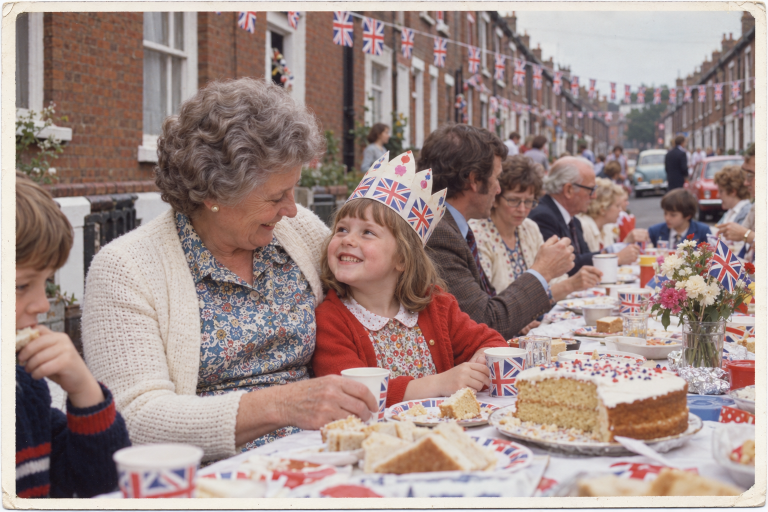
#> input picture demo/silver-jubilee/front.png, 1536 x 1024 px (shown at 1/2 size); its folder holds 2 pictures in this run
$ python render-demo.py
#> lines starting #> are read from the running program, lines starting #| are printed output that depends on the picture
#!/usr/bin/env python3
"""Render an image-only README demo using Photo Flip's geometry and timing.
Requires Pillow and NumPy. This is a rendered demonstration, not a screen capture.
"""
from pathlib import Path
import math
import numpy as np
from PIL import Image

ROOT = Path(__file__).resolve().parent.parent
DEMO = ROOT / 'demo' / 'silver-jubilee'
W, H = 768, 512
CW, CH = W / 1.6, H / 1.6  # FlipGeometry.canvasScale
DISTANCE = max(800, CW * 1.5)
BACKGROUND = (245, 245, 247)
photos = [Image.open(DEMO / name).convert('RGB') for name in ('front.png', 'back.png')]
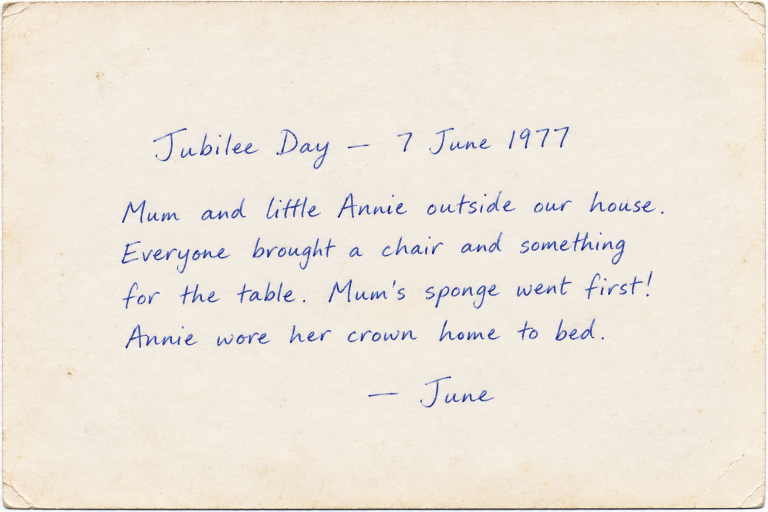
#> input picture demo/silver-jubilee/back.png, 1536 x 1024 px (shown at 1/2 size)
#> photos = 2 items


def ease_in(t):
    # Core Animation's easeIn cubic Bezier: (0.42, 0), (1, 1).
    lo, hi = 0., 1.
    for _ in range(35):
        u = (lo + hi) / 2
        x = 3 * (1-u)**2 * u * .42 + 3 * (1-u) * u*u + u**3
        if x < t:
            lo = u
        else:
            hi = u
    u = (lo + hi) / 2
    return 3 * (1-u) * u*u + u**3


def frame(photo, angle):
#> called with angle = 0
    target = []
    for x, y in [(-CW/2, -CH/2), (CW/2, -CH/2), (CW/2, CH/2), (-CW/2, CH/2)]:
        z = -x * math.sin(angle)
        denominator = 1 - z / DISTANCE
        target.append((W/2 + x * math.cos(angle) / denominator, H/2 + y / denominator))
    source = [(0, 0), (photo.width, 0), (photo.width, photo.height), (0, photo.height)]
    matrix, values = [], []
    for (x, y), (u, v) in zip(target, source):
        matrix.extend([[x,y,1,0,0,0,-u*x,-u*y], [0,0,0,x,y,1,-v*x,-v*y]])
        values.extend([u, v])
#> after the loop, values = [0, 0, 1536, 0, 1536, 1024, 0, 1024]
    coeff = np.linalg.solve(np.array(matrix), np.array(values))
    return photo.transform((W,H), Image.Transform.PERSPECTIVE, coeff,
                           Image.Resampling.BICUBIC, fillcolor=BACKGROUND)
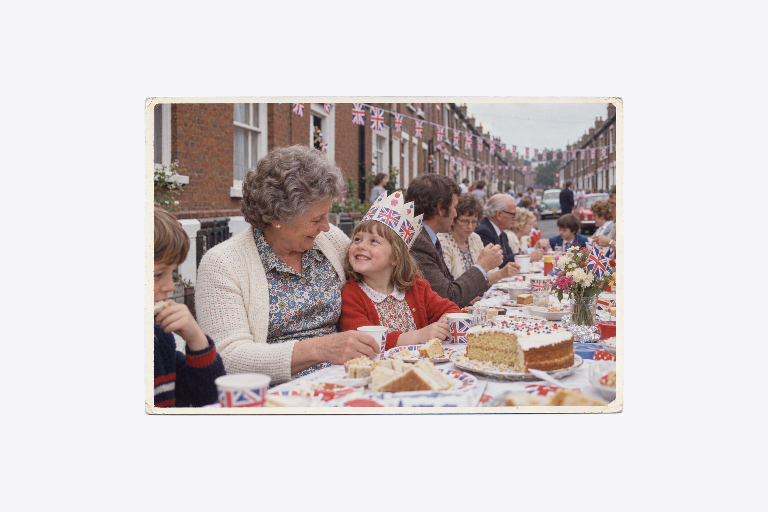
#> returned value: PIL image 768x512 RGB; mean R, G, B 211.7, 203.8, 203.3


frames, durations = [frame(photos[0], 0)], [1800]
#> durations = [1800]
for outgoing, incoming, hold in [(0, 1, 3500), (1, 0, 500)]:
    # 0.24 seconds per half, 50 fps; exchange faces edge-on.
    for i in range(1, 12):
        frames.append(frame(photos[outgoing], math.pi/2 * ease_in(i / 12)))
        durations.append(20)
    frames.append(Image.new('RGB', (W,H), BACKGROUND))
    durations.append(20)
    for i in range(1, 13):
        eased = 1 - ease_in(1 - i / 12)
        frames.append(frame(photos[incoming], -math.pi/2 * (1 - eased)))
        durations.append(20 if i < 12 else hold)
#> this loop made 2 passes
#> after the loop, durations = 49 values, max 3500 at index 24, min 20 at index 1, mean 137.1; frames = 49 items

# A shared palette prevents color shimmer during the turn.
strip = Image.new('RGB', (240 * len(frames), 160))
#> strip: PIL image 11760x160 RGB; every value is 0
for i, image in enumerate(frames):
    strip.paste(image.resize((240,160), Image.Resampling.LANCZOS), (240*i,0))
#> this loop made 49 passes
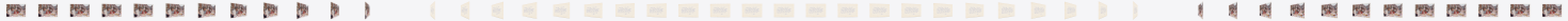
#> strip: PIL image 11760x160 RGB (shown at 1/8 size); mean R, G, B 230.5, 226.3, 225.4
palette = strip.quantize(colors=256, method=Image.Quantize.MEDIANCUT)
indexed = [image.quantize(palette=palette, dither=Image.Dither.NONE) for image in frames]
#> indexed = 49 items
output = DEMO / 'flip-demo.gif'
indexed[0].save(output, save_all=True, append_images=indexed[1:], duration=durations,
                loop=0, disposal=1, optimize=True)
preview = ROOT / '.build' / 'demo-preview'
preview.mkdir(parents=True, exist_ok=True)
for name, index in [('front',0), ('mid-flip',8), ('back',24)]:
    frames[index].save(preview / (name + '.png'))
#> this loop made 3 passes
#> pass 2, `frames[index].save(preview / (name + '.png'))`:
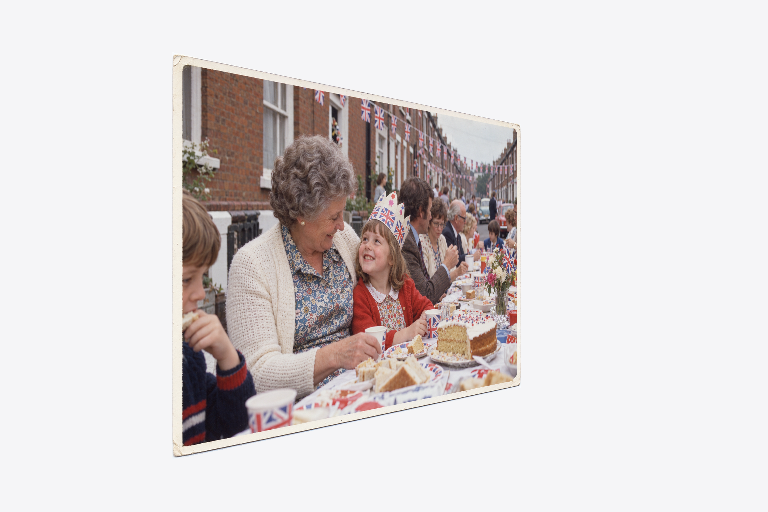
#> saved as mid-flip.png: PIL image 768x512 RGB; mean R, G, B 218.6, 212.6, 212.7
#> (the run stopped early here; a loop or call above may not have finished)
